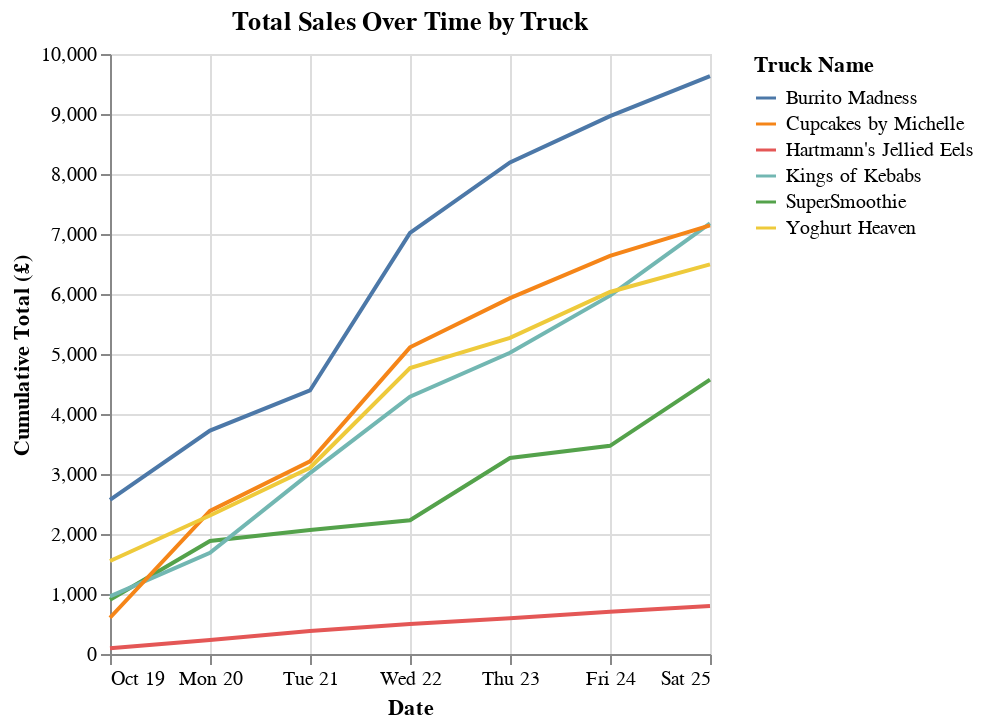

The notebook cell saved with this chart:
### Code cell
line = alt.Chart(daily_totals).mark_line().encode(
    x=alt.X('date:T', title='Date'),
    y=alt.Y('cumulative_total_pounds:Q', title='Cumulative Total (£)'),
    color=alt.Color('truck_name:N', title='Truck Name')
).properties(
    title='Total Sales Over Time by Truck'
)

line

### Figure 1 — Vega specification as saved in the notebook (floating-point values rounded to 4 significant figures)
{"$schema": "https://vega.github.io/schema/vega/v5.json", "data": [{"name": "source_0", "values": [{"truck_name": "Burrito Madness", "date": "2025-10-19T00:00:00.000", "total": 256800.0, "cumulative_total_pennies": 256800.0, "cumulative_total_pounds": 2568.0, "__index_level_0__": 0}, {"truck_name": "SuperSmoothie", "date": "2025-10-19T00:00:00.000", "total": 90450.0, "cumulative_total_pennies": 90450.0, "cumulative_total_pounds": 904.5, "__index_level_0__": 28}, {"truck_name": "Kings of Kebabs", "date": "2025-10-19T00:00:00.000", "total": 95980.0, "cumulative_total_pennies": 95980.0, "cumulative_total_pounds": 959.8, "__index_level_0__": 21}, {"truck_name": "Hartmann's Jellied Eels", "date": "2025-10-19T00:00:00.000", "total": 9465.0, "cumulative_total_pennies": 9465.0, "cumulative_total_pounds": 94.65, "__index_level_0__": 14}, {"truck_name": "Cupcakes by Michelle", "date": "2025-10-19T00:00:00.000", "total": 60400.0, "cumulative_total_pennies": 60400.0, "cumulative_total_pounds": 604.0, "__index_level_0__": 7}, {"truck_name": "Yoghurt Heaven", "date": "2025-10-19T00:00:00.000", "total": 155000.0, "cumulative_total_pennies": 155000.0, "cumulative_total_pounds": 1550.0, "__index_level_0__": 35}, {"truck_name": "Hartmann's Jellied Eels", "date": "2025-10-20T00:00:00.000", "total": 14050.0, "cumulative_total_pennies": 23520.0, "cumulative_total_pounds": 235.2, "__index_level_0__": 15}, {"truck_name": "Kings of Kebabs", "date": "2025-10-20T00:00:00.000", "total": 72600.0, "cumulative_total_pennies": 168600.0, "cumulative_total_pounds": 1686.0, "__index_level_0__": 22}, {"truck_name": "Cupcakes by Michelle", "date": "2025-10-20T00:00:00.000", "total": 178200.0, "cumulative_total_pennies": 238600.0, "cumulative_total_pounds": 2386.0, "__index_level_0__": 8}, {"truck_name": "Burrito Madness", "date": "2025-10-20T00:00:00.000", "total": 115600.0, "cumulative_total_pennies": 372400.0, "cumulative_total_pounds": 3724.0, "__index_level_0__": 1}, {"truck_name": "SuperSmoothie", "date": "2025-10-20T00:00:00.000", "total": 97930.0, "cumulative_total_pennies": 188400.0, "cumulative_total_pounds": 1884.0, "__index_level_0__": 29}, {"truck_name": "Yoghurt Heaven", "date": "2025-10-20T00:00:00.000", "total": 75840.0, "cumulative_total_pennies": 230800.0, "cumulative_total_pounds": 2308.0, "__index_level_0__": 36}, {"truck_name": "Cupcakes by Michelle", "date": "2025-10-21T00:00:00.000", "total": 82460.0, "cumulative_total_pennies": 321100.0, "cumulative_total_pounds": 3211.0, "__index_level_0__": 9}, {"truck_name": "Burrito Madness", "date": "2025-10-21T00:00:00.000", "total": 66840.0, "cumulative_total_pennies": 439200.0, "cumulative_total_pounds": 4392.0, "__index_level_0__": 2}, {"truck_name": "Yoghurt Heaven", "date": "2025-10-21T00:00:00.000", "total": 79660.0, "cumulative_total_pennies": 310500.0, "cumulative_total_pounds": 3105.0, "__index_level_0__": 37}, {"truck_name": "SuperSmoothie", "date": "2025-10-21T00:00:00.000", "total": 18270.0, "cumulative_total_pennies": 206600.0, "cumulative_total_pounds": 2066.0, "__index_level_0__": 30}, {"truck_name": "Kings of Kebabs", "date": "2025-10-21T00:00:00.000", "total": 132800.0, "cumulative_total_pennies": 301400.0, "cumulative_total_pounds": 3014.0, "__index_level_0__": 23}, {"truck_name": "Hartmann's Jellied Eels", "date": "2025-10-21T00:00:00.000", "total": 14750.0, "cumulative_total_pennies": 38270.0, "cumulative_total_pounds": 382.7, "__index_level_0__": 16}, {"truck_name": "Hartmann's Jellied Eels", "date": "2025-10-22T00:00:00.000", "total": 11860.0, "cumulative_total_pennies": 50120.0, "cumulative_total_pounds": 501.2, "__index_level_0__": 17}, {"truck_name": "Yoghurt Heaven", "date": "2025-10-22T00:00:00.000", "total": 166000.0, "cumulative_total_pennies": 476500.0, "cumulative_total_pounds": 4765.0, "__index_level_0__": 38}, {"truck_name": "SuperSmoothie", "date": "2025-10-22T00:00:00.000", "total": 16370.0, "cumulative_total_pennies": 223000.0, "cumulative_total_pounds": 2230.0, "__index_level_0__": 31}, {"truck_name": "Cupcakes by Michelle", "date": "2025-10-22T00:00:00.000", "total": 190100.0, "cumulative_total_pennies": 511100.0, "cumulative_total_pounds": 5111.0, "__index_level_0__": 10}, {"truck_name": "Burrito Madness", "date": "2025-10-22T00:00:00.000", "total": 262700.0, "cumulative_total_pennies": 701900.0, "cumulative_total_pounds": 7019.0, "__index_level_0__": 3}, {"truck_name": "Kings of Kebabs", "date": "2025-10-22T00:00:00.000", "total": 127500.0, "cumulative_total_pennies": 428900.0, "cumulative_total_pounds": 4289.0, "__index_level_0__": 24}, {"truck_name": "SuperSmoothie", "date": "2025-10-23T00:00:00.000", "total": 103700.0, "cumulative_total_pennies": 326700.0, "cumulative_total_pounds": 3267.0, "__index_level_0__": 32}, {"truck_name": "Yoghurt Heaven", "date": "2025-10-23T00:00:00.000", "total": 50390.0, "cumulative_total_pennies": 526800.0, "cumulative_total_pounds": 5268.0, "__index_level_0__": 39}, {"truck_name": "Hartmann's Jellied Eels", "date": "2025-10-23T00:00:00.000", "total": 9556.0, "cumulative_total_pennies": 59680.0, "cumulative_total_pounds": 596.8, "__index_level_0__": 18}, {"truck_name": "Cupcakes by Michelle", "date": "2025-10-23T00:00:00.000", "total": 81970.0, "cumulative_total_pennies": 593100.0, "cumulative_total_pounds": 5931.0, "__index_level_0__": 11}, {"truck_name": "Burrito Madness", "date": "2025-10-23T00:00:00.000", "total": 117200.0, "cumulative_total_pennies": 819200.0, "cumulative_total_pounds": 8192.0, "__index_level_0__": 4}, {"truck_name": "Kings of Kebabs", "date": "2025-10-23T00:00:00.000", "total": 73240.0, "cumulative_total_pennies": 502100.0, "cumulative_total_pounds": 5021.0, "__index_level_0__": 25}, {"truck_name": "Kings of Kebabs", "date": "2025-10-24T00:00:00.000", "total": 95180.0, "cumulative_total_pennies": 597300.0, "cumulative_total_pounds": 5973.0, "__index_level_0__": 26}, {"truck_name": "Burrito Madness", "date": "2025-10-24T00:00:00.000", "total": 77170.0, "cumulative_total_pennies": 896400.0, "cumulative_total_pounds": 8964.0, "__index_level_0__": 5}, {"truck_name": "Hartmann's Jellied Eels", "date": "2025-10-24T00:00:00.000", "total": 10860.0, "cumulative_total_pennies": 70540.0, "cumulative_total_pounds": 705.4, "__index_level_0__": 19}, {"truck_name": "Cupcakes by Michelle", "date": "2025-10-24T00:00:00.000", "total": 70480.0, "cumulative_total_pennies": 663600.0, "cumulative_total_pounds": 6636.0, "__index_level_0__": 12}, {"truck_name": "SuperSmoothie", "date": "2025-10-24T00:00:00.000", "total": 20260.0, "cumulative_total_pennies": 347000.0, "cumulative_total_pounds": 3470.0, "__index_level_0__": 33}, {"truck_name": "Yoghurt Heaven", "date": "2025-10-24T00:00:00.000", "total": 76490.0, "cumulative_total_pennies": 603300.0, "cumulative_total_pounds": 6033.0, "__index_level_0__": 40}, {"truck_name": "Hartmann's Jellied Eels", "date": "2025-10-25T00:00:00.000", "total": 9263.0, "cumulative_total_pennies": 79800.0, "cumulative_total_pounds": 798.0, "__index_level_0__": 20}, {"truck_name": "Kings of Kebabs", "date": "2025-10-25T00:00:00.000", "total": 120600.0, "cumulative_total_pennies": 717900.0, "cumulative_total_pounds": 7179.0, "__index_level_0__": 27}, {"truck_name": "Cupcakes by Michelle", "date": "2025-10-25T00:00:00.000", "total": 50710.0, "cumulative_total_pennies": 714300.0, "cumulative_total_pounds": 7143.0, "__index_level_0__": 13}, {"truck_name": "Burrito Madness", "date": "2025-10-25T00:00:00.000", "total": 66860.0, "cumulative_total_pennies": 963200.0, "cumulative_total_pounds": 9632.0, "__index_level_0__": 6}, {"truck_name": "SuperSmoothie", "date": "2025-10-25T00:00:00.000", "total": 110200.0, "cumulative_total_pennies": 457200.0, "cumulative_total_pounds": 4572.0, "__index_level_0__": 34}, {"truck_name": "Yoghurt Heaven", "date": "2025-10-25T00:00:00.000", "total": 46130.0, "cumulative_total_pennies": 649500.0, "cumulative_total_pounds": 6495.0, "__index_level_0__": 41}], "transform": [{"type": "formula", "expr": "toDate(datum['date'])", "as": "date"}]}, {"name": "source_0_y_domain_cumulative_total_pounds", "values": [{"min": 94.65, "max": 9632.0}]}, {"name": "source_0_color_domain_truck_name", "values": [{"truck_name": "Burrito Madness"}, {"truck_name": "SuperSmoothie"}, {"truck_name": "Kings of Kebabs"}, {"truck_name": "Hartmann's Jellied Eels"}, {"truck_name": "Cupcakes by Michelle"}, {"truck_name": "Yoghurt Heaven"}]}], "marks": [{"type": "group", "name": "pathgroup", "from": {"facet": {"data": "source_0", "name": "faceted_path_main", "groupby": ["truck_name"]}}, "encode": {"update": {"width": {"field": {"signal": null, "datum": null, "group": "width", "parent": null}}, "height": {"field": {"signal": null, "datum": null, "group": "height", "parent": null}}}}, "marks": [{"type": "line", "name": "marks", "from": {"data": "faceted_path_main"}, "sort": {"field": "x"}, "encode": {"update": {"defined": {"signal": "isValid(datum[\"date\"]) && isFinite(+datum[\"date\"]) && isValid(datum[\"cumulative_total_pounds\"]) && isFinite(+datum[\"cumulative_total_pounds\"])"}, "x": {"field": "date", "scale": "x"}, "stroke": {"field": "truck_name", "scale": "color"}, "y": {"field": "cumulative_total_pounds", "scale": "y"}}}, "style": ["line"]}]}], "scales": [{"name": "x", "type": "time", "domain": {"data": "source_0", "field": "date"}, "range": [0, {"signal": "width"}]}, {"name": "y", "type": "linear", "domain": [{"signal": "(data(\"source_0_y_domain_cumulative_total_pounds\")[0] || {}).min"}, {"signal": "(data(\"source_0_y_domain_cumulative_total_pounds\")[0] || {}).max"}], "range": [{"signal": "height"}, 0], "zero": true, "nice": true}, {"name": "color", "type": "ordinal", "domain": {"data": "source_0_color_domain_truck_name", "field": "truck_name", "sort": true}, "range": "category"}], "axes": [{"scale": "x", "domain": false, "gridScale": "y", "tickCount": {"signal": "ceil(width/40)"}, "maxExtent": 0, "orient": "bottom", "grid": true, "ticks": false, "zindex": 0, "aria": false, "minExtent": 0, "labels": false}, {"scale": "y", "aria": false, "maxExtent": 0, "minExtent": 0, "ticks": false, "zindex": 0, "orient": "left", "grid": true, "tickCount": {"signal": "ceil(height/40)"}, "gridScale": "x", "labels": false, "domain": false}, {"scale": "x", "zindex": 0, "tickCount": {"signal": "ceil(width/40)"}, "labelFlush": true, "orient": "bottom", "labelOverlap": true, "title": "Date", "grid": false}, {"scale": "y", "grid": false, "tickCount": {"signal": "ceil(height/40)"}, "zindex": 0, "labelOverlap": true, "orient": "left", "title": "Cumulative Total (£)"}], "title": {"text": "Total Sales Over Time by Truck", "frame": "group"}, "background": "white", "style": "cell", "width": 300, "legends": [{"title": "Truck Name", "stroke": "color", "symbolType": "stroke"}], "padding": 5, "height": 300}
